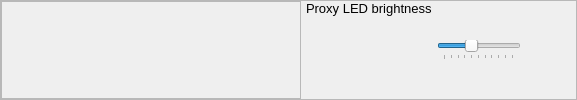
                     <widget class="QFrame" name="Chrolis_ProxyLED_frame">
                      <property name="frameShape">
                       <enum>QFrame::StyledPanel</enum>
                      </property>
                      <property name="frameShadow">
                       <enum>QFrame::Raised</enum>
                      </property>
                      <layout class="QHBoxLayout" name="horizontalLayout_119">
                       <property name="spacing">
                        <number>5</number>
                       </property>
                       <property name="leftMargin">
                        <number>0</number>
                       </property>
                       <property name="topMargin">
                        <number>0</number>
                       </property>
                       <property name="rightMargin">
                        <number>0</number>
                       </property>
                       <property name="bottomMargin">
                        <number>0</number>
                       </property>
                       <item>
                        <widget class="QFrame" name="Chrolis_ProxyLED_empty_frame">
                         <property name="minimumSize">
                          <size>
                           <width>300</width>
                           <height>0</height>
                          </size>
                         </property>
                         <property name="frameShape">
                          <enum>QFrame::StyledPanel</enum>
                         </property>
                         <property name="frameShadow">
                          <enum>QFrame::Raised</enum>
                         </property>
                        </widget>
                       </item>
                       <item alignment="Qt::AlignTop">
                        <widget class="QLabel" name="Chrolis_ProxyLED_label">
                         <property name="font">
                          <font>
                           <pointsize>10</pointsize>
                          </font>
                         </property>
                         <property name="text">
                          <string>Proxy LED brightness</string>
                         </property>
                        </widget>
                       </item>
                       <item>
                        <widget class="QSlider" name="Chrolis_ProxyLED_Slider">
                         <property name="maximum">
                          <number>255</number>
                         </property>
                         <property name="pageStep">
                          <number>25</number>
                         </property>
                         <property name="value">
                          <number>100</number>
                         </property>
                         <property name="orientation">
                          <enum>Qt::Horizontal</enum>
                         </property>
                         <property name="tickPosition">
                          <enum>QSlider::TicksBelow</enum>
                         </property>
                        </widget>
                       </item>
                       <item alignment="Qt::AlignTop">
                        <widget class="QLabel" name="Chrolis_ProxyLED_value">
                         <property name="minimumSize">
                          <size>
                           <width>50</width>
                           <height>0</height>
                          </size>
                         </property>
                         <property name="font">
                          <font>
                           <pointsize>12</pointsize>
                          </font>
                         </property>
                         <property name="text">
                          <string/>
                         </property>
                         <property name="alignment">
                          <set>Qt::AlignCenter</set>
                         </property>
                        </widget>
                       </item>
                      </layout>
                     </widget>
